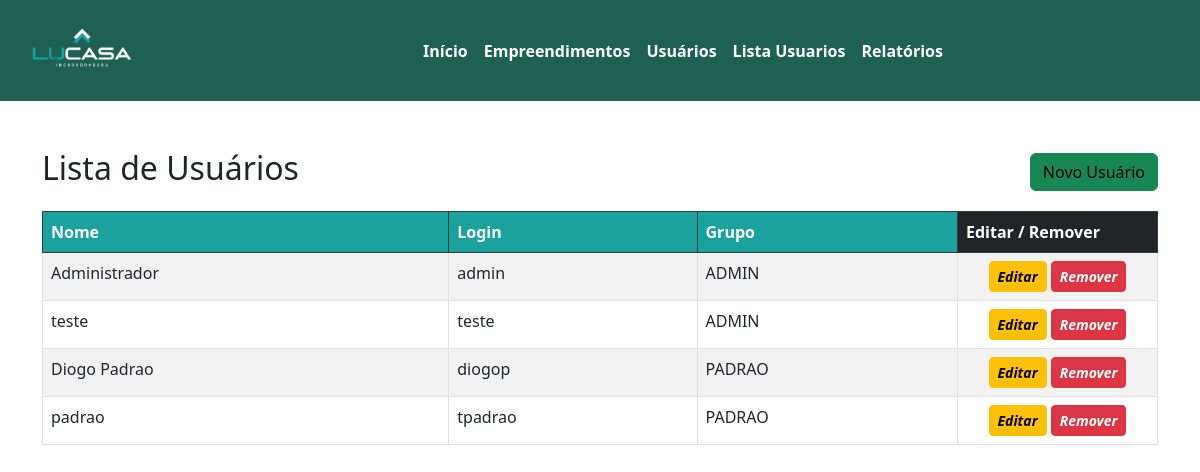
The app's page /listaUsuario/, older data.
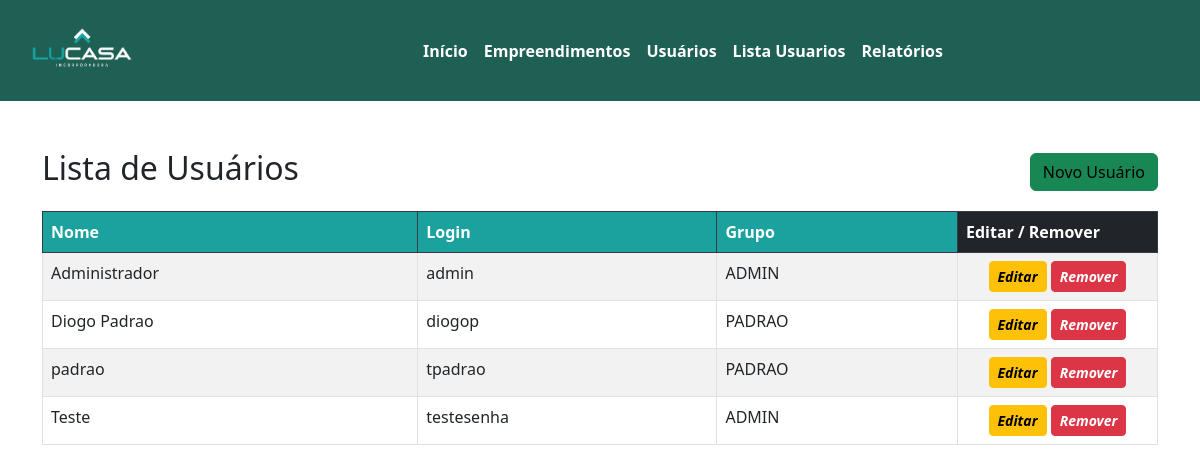
The same page, newer data.
### appteste/models.py (models this page shows, shortened)
class Usuario(models.Model):
    Nome = models.CharField(max_length=200)
    Login = models.CharField(max_length=45)
    Senha = models.CharField(max_length=100)
    Ativo = models.BooleanField(default=True)
    Categoria_Usuario = models.ForeignKey(Categoria_Usuario, on_delete=models.CASCADE)

class Categoria_Usuario(models.Model):
    Descricao = models.CharField(max_length=100)
    Ativa = models.BooleanField(default=True)

### appteste/views.py (the view)
# urls.py: path("listaUsuario/", views.listaUsuario, name="listaUsuario"),
def listaUsuario(request):
    obj = Usuario.objects.all().filter(Ativo = True)
    context = {"obj": obj}
    return render(request=request,
                  template_name='appteste/listaUsuario.html', context=context)

### appteste/templates/appteste/listaUsuario.html (shortened to what this page needs)
{% extends "appteste/cabecalho.html" %}
{% block content%}
<body>
    <div class="container mt-5">
        <div class="d-flex justify-content-between align-items-center mb-3">
            <h2>Lista de Usuários</h2>
            <button class="btn btn-success"><a style="text-decoration: none; color: black;" href="../cadUsuario/">Novo
                    Usuário</a></button>
        </div>
        <table class="table table-bordered table-hover table-striped" id="usuarios">
            <thead class="table-dark">
                <tr>
                    <th style="background-color: #1ba29e; color: #ffffff">Nome</th>
                    <th style="background-color: #1ba29e; color: #ffffff">Login</th>
                    <th style="background-color: #1ba29e; color: #ffffff">Grupo</th>
                    <th style="width: 200px" style="background-color: #1ba29e; color: #ffffff">Editar / Remover</th>
                </tr>
            </thead>
            <tbody>
                {% for obj in obj %}
                <tr>
                    <td>{{obj.Nome}}</td>
                    <td>{{obj.Login}}</td>
                    <td>{{obj.Categoria_Usuario.Descricao}}</td>
                    <td style="text-align: center;">
                        <button class="btn btn-warning btn-sm">
                            <a href="{% url 'updateUsuario' obj.id %}" style="text-decoration: none; color: rgb(0, 0, 0);">
                                <i class="bi bi-pencil"><strong>Editar</strong></i>
                            </a>
                        </button>
                        <button type="" class="btn btn-danger btn-sm">
                            <a href="{% url 'deleteUsuario' obj.id %}" style="text-decoration: none; color: white;">
                                <i class="bi bi-pencil"><strong>Remover</strong></i>
                            </a>
                        </button>
                    </td>
                </tr>
                {% endfor %}
            </tbody>
        </table>
    </div>
    {% endblock %}

Row changes from the older to the newer data that the page shows:
removed Usuario: Nome "teste", Login "teste", Categoria_Usuario.Descricao "ADMIN"
added Usuario: Nome "Teste", Login "testesenha", Categoria_Usuario.Descricao "ADMIN"
